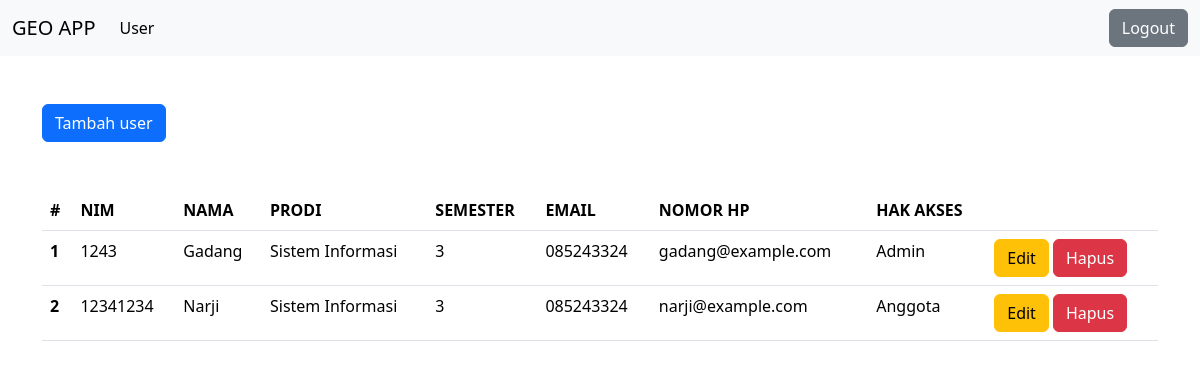
The page /list/user.php (signed in) on the database its author committed.
### tables this page shows
CREATE TABLE `tb_user` (
  `id` bigint UNSIGNED NOT NULL,
  `nim` text,
  `nama` text,
  `prodi` text,
  `semester` int DEFAULT NULL,
  `nomor_hp` text,
  `email` text,
  `password` text,
  `level` int DEFAULT NULL
);

### list/user.php (the view, shortened to what this page needs)
<?php require_once '../layout/app-head.php'; ?>
<?php
$query = 'SELECT * FROM tb_user';
$result = mysqli_query($connection, $query);
?>
<div class="container mt-5">
    <a href="/tambah/user.php" class="btn btn-primary">Tambah user</a>
    <table class="table mt-5">
        <thead>
            <tr>
            <th scope="col">#</th>
            <th scope="col">NIM</th>
            <th scope="col">NAMA</th>
            <th scope="col">PRODI</th>
            <th scope="col">SEMESTER</th>
            <th scope="col">EMAIL</th>
            <th scope="col">NOMOR HP</th>
            <th scope="col">HAK AKSES</th>
            <th scope="col"></th>
            </tr>
        </thead>
        <tbody>
            <?php
                if (mysqli_num_rows($result) > 0) {
                    $no = 1;
                    while ($user = mysqli_fetch_assoc($result)) {
                        ?>
                            <tr>
                                <th scope="row"><?= $no++ ?></th>
                                <td><?= $user['nim'] ?></td>
                                <td><?= $user['nama'] ?></td>
                                <td><?= $user['prodi'] ?></td>
                                <td><?= $user['semester'] ?></td>
                                <td><?= $user['nomor_hp'] ?></td>
                                <td><?= $user['email'] ?></td>
                                <?php
                                    if ($user['level'] == 1) {
                                        ?>
                                            <td>Admin</td>
                                        <?php
                                    } else {
                                        ?>
                                            <td>Anggota</td>
                                        <?php
                                    }
                                ?>
                                <td>
                                    <div class="d-flex gap-1" aria-label="Basic example">
                                        <a href="/edit/user.php?id=<?= $user['id'] ?>" class="btn btn-warning">Edit</a>
                                        <form action="/proses/hapus/user.php" method="post">
                                            <button type="submit" onclick="return confirm('Yakin hapus user ini?')" class="btn btn-danger">Hapus</button>
                                        </form>
                                    </div>
                                </td>
                            </tr>
                        <?php
                    }
                } else {
                    echo '0 results';
                }
            ?>
        </tbody>
    </table>
</div>
<?php require_once '../layout/app-foot.php'; ?>

### layout/app-head.php (shortened to what this page needs)
<!doctype html>
<html lang="en">
    <head>
        <link href="https://cdn.jsdelivr.net/npm/bootstrap@5.3.2/dist/css/bootstrap.min.css" rel="stylesheet">
    </head>
    <body>
        <?php include '../components/nav.php'; ?>

### components/nav.php
<nav class="navbar navbar-expand-lg bg-body-tertiary">
    <div class="container-fluid">
        <a class="navbar-brand" href="#">GEO APP</a>
        <div class="collapse navbar-collapse" id="navbarNav">
            <ul class="navbar-nav">
                <li class="nav-item">
                    <a class="nav-link <?= $_SERVER['REQUEST_URI'] === '/list/user.php' ? 'active' : '' ?>" href="/list/user.php">User</a>
                </li>
            </ul>
        </div>
        <form action="/proses/auth/logout.php" method="post">
            <button type="submit" class="btn btn-secondary ms-auto">Logout</button>
        </form>
    </div>
</nav>

### layout/app-foot.php (shortened to what this page needs)
    </body>
</html>

### rows shown on the page
tb_user: nim "1243", nama "Gadang", prodi "Sistem Informasi", semester "3", nomor_hp "085243324", email "gadang@example.com", level "Admin"
tb_user: nim "12341234", nama "Narji", prodi "Sistem Informasi", semester "3", nomor_hp "085243324", email "narji@example.com", level "Anggota"
